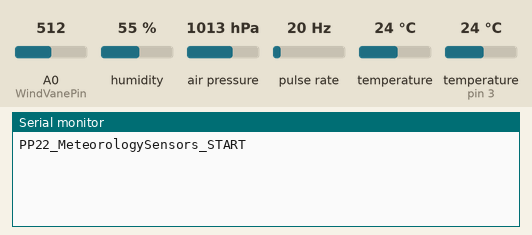
Simulated run of this sketch. Board: Arduino Uno, built with avr-gcc and run on an emulated ATmega328P. Parts: the last lines printed to the serial monitor. Wiring (inferred from the names in the program): pulse sensor: data pin 2. Inputs (shaded band) come from the test bench; at power-on: humidity 55 %, air pressure 1013 hPa, pulse rate 20 Hz, A0 (WindVanePin) = 512, temperature 24 °C, temperature (sensor on pin 3) 24 °C.

Above: at 1.2 s.
1.3 s: humidity set to 22 %
At 2.4 s:
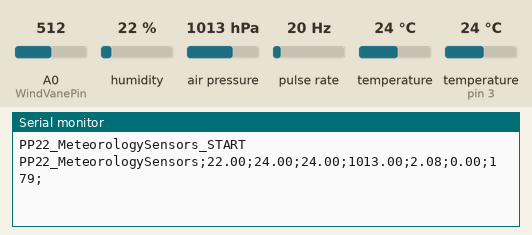
5.5 s: air pressure set to 952 hPa
At 6.4 s:
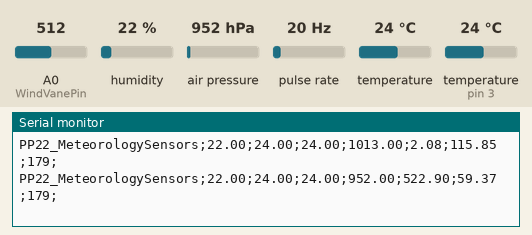
7.0 s: pulse rate (sensor on pin 2) set to 4 Hz
At 8.4 s:
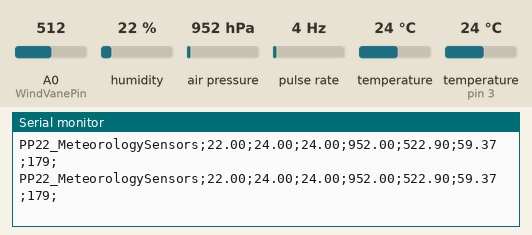
8.5 s: A0 (WindVanePin) set to 350
10.0 s: temperature (sensor 0) set to 12 °C
At 11.2 s:
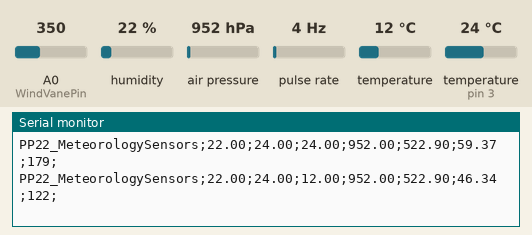
11.5 s: temperature (sensor on pin 3) set to 12 °C
At 13.5 s:
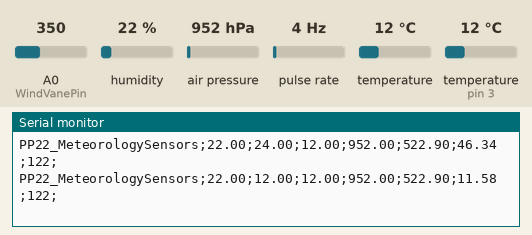

Measured:
- after the input at 1.3 s, the serial monitor: prints a new line after 0.71 s (image 1)
- after the input at 5.5 s, the serial monitor: prints a new line after 0.53 s (image 2)
- after the input at 10.0 s, the serial monitor: prints a new line after 0.06 s (image 4)
- after the input at 11.5 s, the serial monitor: prints a new line after 0.57 s (image 5)

The sketch:

PP22_MeteorologySensors.ino
```cpp
/*
 * BME280
 *  SDA => A4
 *  SCL => A5
 *  VCC => 3.3V
 *  GND => GND
 *  CSB => NC
 *  SDD => NC
 *
 * AM2306 HUM & TEMP
 *  RED => 5V
 *  BLACK => GND
 *  YELLOW => D3
 *
 * Davis 6415 Anemometer
 *  YELLOW => 5V
 *  RED => GND
 *  BLACK => D2
 *  GREEN => A0
 *  D2 to 5V using 4K7 ohm
 *
 *
 *  connectorn PIN:
 *    1 => A0
 *    2 => D2
 *    3 => D3
 *    4 => GND
 *    5 => 3V3
 *    6 => V5
 */


#include <Wire.h>
#include <SPI.h>
#include <Adafruit_BMP280.h>
#include "DHT.h"
#include "TimerOne.h" // Timer Interrupt set to 2 second for read sensors
#include <math.h>

#define DHTPIN 3
#define DHTTYPE DHT22
#define WindSensorPin (2) // The pin location of the anemometer sensor
#define WindVanePin (A0) // The pin the wind vane sensor is connected to
#define VaneOffset 0; // define the anemometer offset from magnetic north

int VaneValue; // raw analog value from wind vane
int Direction; // translated 0 - 360 direction
int CalDirection; // converted value with offset applied
int WindDirection;
int LastValue; // last direction value

volatile bool IsSampleRequired; // this is set true every 2.5s. Get wind speed
volatile unsigned int TimerCount; // used to determine 2.5sec timer count
volatile unsigned long Rotations; // cup rotation counter used in interrupt routine
volatile unsigned long ContactBounceTime; // Timer to avoid contact bounce in isr

float WindSpeed; // speed miles per hour

Adafruit_BMP280 bmp;

DHT dht(DHTPIN, DHTTYPE);

void setup() {
  Serial.begin(9600);
  bmp.begin(0x76);
  dht.begin();

  bmp.setSampling(Adafruit_BMP280::MODE_NORMAL,     /* Operating Mode. */
                  Adafruit_BMP280::SAMPLING_X2,     /* Temp. oversampling */
                  Adafruit_BMP280::SAMPLING_X16,    /* Pressure oversampling */
                  Adafruit_BMP280::FILTER_X16,      /* Filtering. */
                  Adafruit_BMP280::STANDBY_MS_500); /* Standby time. */

  LastValue = 0;
  IsSampleRequired = false;
  TimerCount = 0;
  Rotations = 0; // Set Rotations to 0 ready for calculations
  Serial.begin(9600);
  pinMode(WindSensorPin, INPUT);
  attachInterrupt(digitalPinToInterrupt(WindSensorPin), isr_rotation, FALLING);
  Timer1.initialize(500000);// Timer interrupt every 2.5 seconds
  Timer1.attachInterrupt(isr_timer);

  Serial.println("PP22_MeteorologySensors_START");
}

void loop() {
  delay(2000);
  float humOut = dht.readHumidity();
  float tempOut = dht.readTemperature();
  float tempIn = bmp.readTemperature();
  float pressure = bmp.readPressure()/100;
  float altitude = bmp.readAltitude(1013.25);

  if (isnan(humOut)){
    humOut = 0.0;
  }

  if (isnan(tempOut)){
    tempOut = 0.0;
  }

  if (isnan(tempIn)){
    tempIn = 0.0;
  }

  if (isnan(pressure)){
    pressure = 0.0;
  }

  if (isnan(altitude)){
    altitude = 0.0;
  }

  getWindDirection();
  if(abs(CalDirection - LastValue) > 5) {
      LastValue = CalDirection;
  }
  if(IsSampleRequired) {
      WindSpeed = Rotations * 0.9;
      WindDirection = CalDirection;
      Rotations = 0; // Reset count for next sample
      IsSampleRequired = false;
  }

  Serial.print("PP22_MeteorologySensors;");
  Serial.print(humOut);
  Serial.print(";");
  Serial.print(tempOut);
  Serial.print(";");
  Serial.print(tempIn);
  Serial.print(";");
  Serial.print(pressure);
  Serial.print(";");
  Serial.print(altitude);
  Serial.print(";");
  Serial.print(getkph(WindSpeed));
  Serial.print(";");
  Serial.print(CalDirection);
  Serial.println(";");
}

void isr_timer() {
    TimerCount++;
    if(TimerCount == 6){
        IsSampleRequired = true;
        TimerCount = 0;
    }
}

void isr_rotation() {
    if((millis() - ContactBounceTime) > 15 ) { // debounce the switch contact.
        Rotations++;
        ContactBounceTime = millis();
    }
}

float getkph(float speed){
  return speed * 1.609;
}

void getWindDirection() {
    VaneValue = analogRead(WindVanePin);
    Direction = map(VaneValue, 0, 1023, 0, 359);
    CalDirection = Direction + VaneOffset;
    if(CalDirection > 360)
        CalDirection = CalDirection - 360;
    if(CalDirection < 0)
        CalDirection = CalDirection + 360;
}
```
